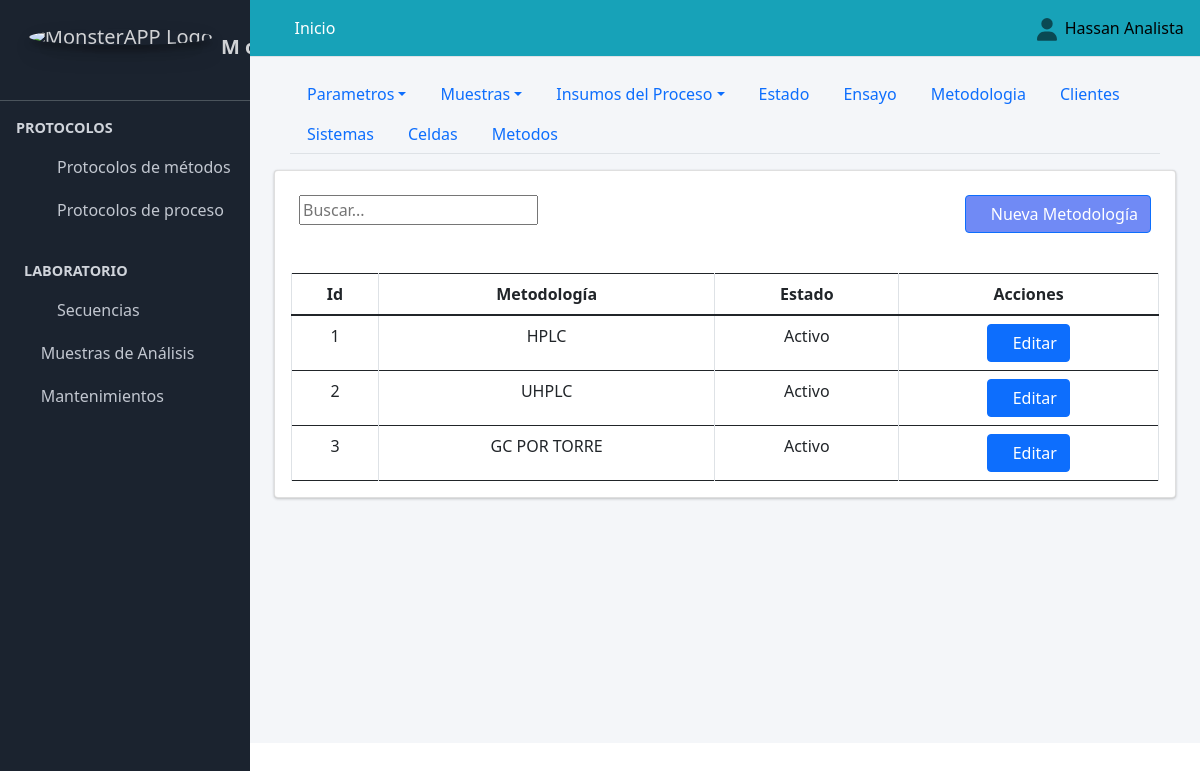
Page /crear_metodologia/ (signed in) on the committed database.
### Aplicaciones/Protocolo_Metodos/models.py (models this page shows, shortened)
class Metodologia(models.Model):
    nombre_metodologia=models.CharField(verbose_name="Metodologia", max_length=90, unique=True)
    class Condicion(models.TextChoices):
        ACTIVO = "Activo", "ACTIVO"
        PASIVO = "Pasivo", "PASIVO"
    condicion=models.CharField(max_length=90, choices=Condicion.choices, default=Condicion.ACTIVO, verbose_name="Condicion")

### Aplicaciones/Protocolo_Metodos/views.py (the view)
# urls.py: path("crear_metodologia/", views.crear_metodologia, name="crear_metodologia"),
@login_required
def crear_metodologia(request):
    titulo="Ajustes Protocolo de Métodos/Metodologia"
    crear_metodologia=Metodologia.objects.all()
    if request.method == "POST":
        form = MetodologiaForm(request.POST or None)
        if form.is_valid():
            form.save()
            messages.success(request, "Registro creado satisfactoriamente")
            return redirect("crear_metodologia")
        else:
             messages.error(request, "Por favor revisa los datos ingresados")
    else:
        form = MetodologiaForm()
    context={
        "titulo":titulo,
        "form":form,
        "crear_metodologia":crear_metodologia
    }
    return render(request, "protocolo_metodos/crear_metodologia.html", context)

### Aplicaciones/Protocolo_Metodos/forms.py
class MetodologiaForm(forms.ModelForm):
    class Meta:
        model=Metodologia
        exclude=["condicion"]

### MONSTER_APP/templates/protocolo_metodos/crear_metodologia.html (shortened to what this page needs)
{% extends "partial/body.html" %}
{% load crispy_forms_tags %}
{% load crispy_forms_filters %}
{% block contenido %}
{% load bootstrap5 %}
{% include "partial/header_configuracion_protocolo_metodos.html" %}
        <div class="container-fluid">
        <div class="card">
          <div class="container-fluid">
            <div class="row">
              <div class="col-md-6">
                <br>
                       <div class="text-right">
            <div class="input-group rounded">
                <input type="search" id="myInput" class="numberinput gj-textbox-md" placeholder="Buscar..." aria-label="Search" aria-describedby="search-addon" />
              </div>
        </div>
                  </div>
                  <div class="col-md-6">
                    <br>
                      <div class="d-grid gap-2 d-md-flex justify-content-md-end">
                        <button class="btn btn-primary" style="background:#486af3c7" data-bs-toggle="modal" data-bs-target="#crear_parametros"><span class="fa fa-plus-circle"></span>Nueva Metodología</button>
                        </div>
              </div>
              </div>
          </div><br>
            <div class="card-body table-responsive">
              <table class="table  table-bordered display " id="example3">
                <thead class="">
                    <tr class="text-center">
                        <th class="text-center">Id</th>
                        <th class="text-center">Metodología</th>
                        <th class="text-center">Estado</th>
                        <th class="all text-center" >Acciones</th>
                    </tr>
                </thead>
                <tbody id="myTable">
                    {% for item in crear_metodologia %}
                    <tr class="text-center">
                        <td class="text-center">{{item.id}}</td>
                        <td>{{item.nombre_metodologia}}</td>
                        <td >{{item.condicion}}</td>
                        <td>
                            <a href="{% url 'editar_metodologia' item.pk %}" class="btn btn-primary btn-circle text-center" data-bs-target="#modal_parametros_{{ item.pk }}" data-bs-toggle="modal"><span class="fa fa-edit"></span>Editar</a>
                        </td>
                    </tr>
<div class="modal fade" id="modal_parametros_{{ item.pk }}" tabindex="-1" aria-labelledby="modal_parametros" aria-hidden="true">
  {% endfor%}
</tbody>
</table>
</div>
</div>
</div>
{% endblock contenido %}

### MONSTER_APP/templates/partial/navbar.html (shortened to what this page needs)
{% load static %}
  <nav class="main-header navbar navbar-expand  navbar-info navbar-light" >
    <ul class="navbar-nav">
      <li class="nav-item">
        <a class="nav-link" data-widget="pushmenu" href="#"><i class="fas fa-bars"></i></a>
      </li>
      {% if user.is_authenticated %}
      <li class="nav-item d-none d-sm-inline-block">
        <a href="{% url 'adm_inicio' %}" class="nav-link text-white">Inicio</a>
      </li>
      {% else %}
      <li class="nav-item d-none d-sm-inline-block">
        <a href="" class="nav-link text-white disabled">Inicio</a>
      </li>
      {% endif %}
    </ul>
    <ul class="navbar-nav ml-auto">
      <li class="nav-item dropdown ">
        <a class="nav-link" data-toggle="dropdown" href="#">
        </a>
        {% if user.is_authenticated %}
      </li>
    </ul>
<h7 class="text-black">{{ user.first_name }}&nbsp;&nbsp;</h7>
{% else %}
<a class="text-black" href="{% url 'sign_in' %}">Iniciar sesión</a>
{% endif %}
  </nav>

### rows in the picture
Metodologia: id "1", nombre_metodologia "HPLC", condicion "Activo"
Metodologia: id "2", nombre_metodologia "UHPLC", condicion "Activo"
Metodologia: id "3", nombre_metodologia "GC POR TORRE", condicion "Activo"

### other values in the picture
{{ user.first_name }} "Hassan Analista"
